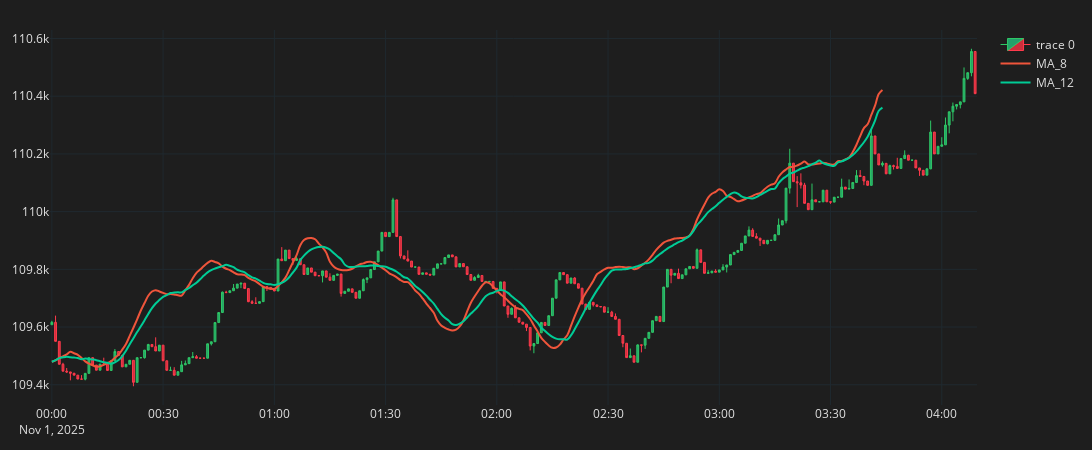

Notebook code cell kept with this figure:
### Code cell
fig = go.Figure()

fig.add_trace(go.Candlestick(   #Adding candlestick chart
    x=df_plot['open_time'], #candlesticks
    open=df_plot['open'],
    high=df_plot['high'],
    low=df_plot['low'],
    close=df_plot['close'],
    line=dict(width=1), opacity=1, #coloring
    increasing_line_color='#2EC866', 
    decreasing_line_color='#FF3A4C',
    increasing_fillcolor='#24A06B', 
    decreasing_fillcolor='#CC2E3B',
    )) 

for ma in ma_list:
    col = f'MA_{ma}'
    fig.add_trace(go.Scatter(    #Adding Moving Average line
        x=df_plot.open_time,
        y=df_MA[col],
        line=dict(width=2),
        line_shape='spline', #makes smooth curve
        name=col
        ))

fig.update_layout(width=1100, height=450,
                  margin=dict(l=30, r=30, t=30, b=30),
                  font=dict(color='#e1e1e1'), 
                  paper_bgcolor='#1e1e1e',
                  plot_bgcolor='#1e1e1e')

fig.update_xaxes(
    gridcolor='#1f292f',
    showgrid=True,fixedrange=True,rangeslider=dict(visible=False)
)
 
fig.update_yaxes(
    gridcolor='#1f292f',
    showgrid=True
)
fig.show()

### Figure 1 — Plotly figure (JSON) as saved in the notebook; plotly's stock layout.template omitted (floating-point values rounded to 4 significant figures; data arrays with more than 128 entries replaced by an {"elided": "..."} marker saying what was removed)
{"data": [{"close": {"elided": "250 float values"}, "decreasing": {"fillcolor": "#CC2E3B", "line": {"color": "#FF3A4C"}}, "high": {"elided": "250 float values"}, "increasing": {"fillcolor": "#24A06B", "line": {"color": "#2EC866"}}, "line": {"width": 1}, "low": {"elided": "250 float values"}, "opacity": 1, "open": {"elided": "250 float values"}, "type": "candlestick", "x": {"elided": "250 str values"}}, {"line": {"shape": "spline", "width": 2}, "name": "MA_8", "type": "scatter", "x": {"elided": "250 str values"}, "y": {"elided": "225 float values"}}, {"line": {"shape": "spline", "width": 2}, "name": "MA_12", "type": "scatter", "x": {"elided": "250 str values"}, "y": {"elided": "225 float values"}}], "layout": {"font": {"color": "#e1e1e1"}, "height": 450, "margin": {"b": 30, "l": 30, "r": 30, "t": 30}, "paper_bgcolor": "#1e1e1e", "plot_bgcolor": "#1e1e1e", "width": 1100, "xaxis": {"fixedrange": true, "gridcolor": "#1f292f", "rangeslider": {"visible": false}, "showgrid": true}, "yaxis": {"gridcolor": "#1f292f", "showgrid": true}}}
